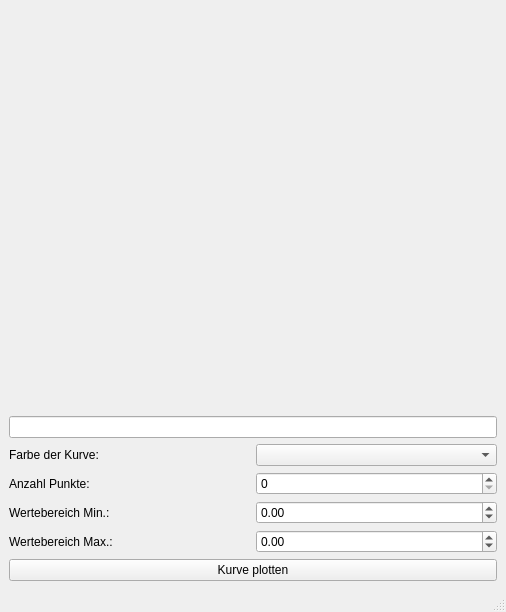
<?xml version="1.0" encoding="UTF-8"?>
<ui version="4.0">
 <class>MainWindow</class>
 <widget class="QMainWindow" name="MainWindow">
  <property name="geometry">
   <rect>
    <x>0</x>
    <y>0</y>
    <width>506</width>
    <height>612</height>
   </rect>
  </property>
  <property name="windowTitle">
   <string>MainWindow</string>
  </property>
  <property name="toolTipDuration">
   <number>-1</number>
  </property>
  <widget class="QWidget" name="centralwidget">
   <layout class="QGridLayout" name="gridLayout">
    <item row="0" column="0">
     <layout class="QVBoxLayout" name="verticalLayout">
      <item>
       <widget class="QWidget" name="widget" native="true"/>
      </item>
      <item>
       <widget class="QLineEdit" name="lineEdit"/>
      </item>
      <item>
       <layout class="QGridLayout" name="gridLayout_2">
        <item row="1" column="1">
         <widget class="QSpinBox" name="spinBox">
          <property name="minimum">
           <number>0</number>
          </property>
         </widget>
        </item>
        <item row="0" column="1">
         <widget class="QComboBox" name="comboBox"/>
        </item>
        <item row="1" column="0">
         <widget class="QLabel" name="label_2">
          <property name="text">
           <string>Anzahl Punkte:</string>
          </property>
         </widget>
        </item>
        <item row="3" column="0">
         <widget class="QLabel" name="label_4">
          <property name="text">
           <string>Wertebereich Max.:</string>
          </property>
         </widget>
        </item>
        <item row="0" column="0">
         <widget class="QLabel" name="label">
          <property name="text">
           <string>Farbe der Kurve:</string>
          </property>
         </widget>
        </item>
        <item row="2" column="0">
         <widget class="QLabel" name="label_3">
          <property name="text">
           <string>Wertebereich Min.:</string>
          </property>
         </widget>
        </item>
        <item row="3" column="1">
         <widget class="QDoubleSpinBox" name="doubleSpinBox_2">
          <property name="minimum">
           <double>-99.989999999999995</double>
          </property>
         </widget>
        </item>
        <item row="2" column="1">
         <widget class="QDoubleSpinBox" name="doubleSpinBox">
          <property name="minimum">
           <double>-99.989999999999995</double>
          </property>
         </widget>
        </item>
       </layout>
      </item>
     </layout>
    </item>
    <item row="1" column="0">
     <widget class="QPushButton" name="button1">
      <property name="text">
       <string>Kurve plotten</string>
      </property>
     </widget>
    </item>
   </layout>
  </widget>
  <widget class="QMenuBar" name="menubar">
   <property name="geometry">
    <rect>
     <x>0</x>
     <y>0</y>
     <width>506</width>
     <height>37</height>
    </rect>
   </property>
  </widget>
  <widget class="QStatusBar" name="statusbar"/>
 </widget>
 <resources/>
 <connections/>
</ui>
